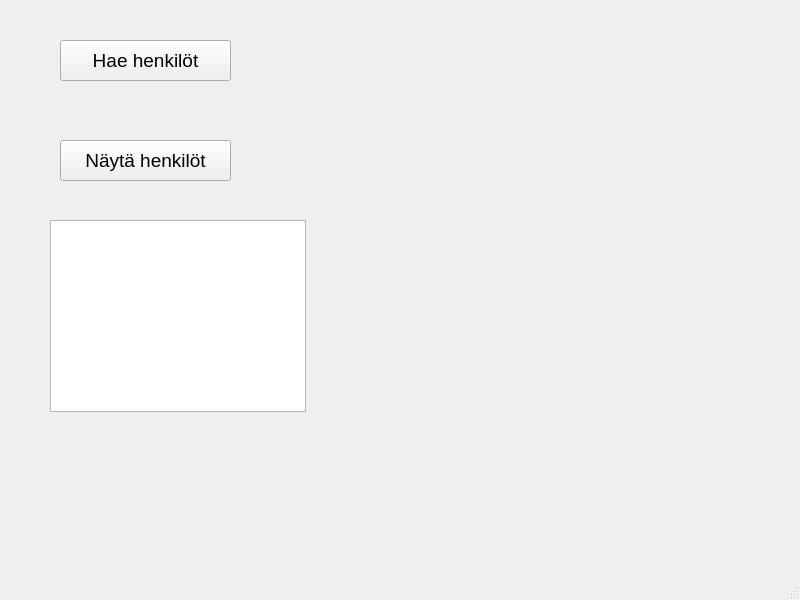
<?xml version="1.0" encoding="UTF-8"?>
<ui version="4.0">
 <class>MainWindow</class>
 <widget class="QMainWindow" name="MainWindow">
  <property name="geometry">
   <rect>
    <x>0</x>
    <y>0</y>
    <width>800</width>
    <height>600</height>
   </rect>
  </property>
  <property name="windowTitle">
   <string>MainWindow</string>
  </property>
  <widget class="QWidget" name="centralwidget">
   <widget class="QPushButton" name="btnGetPersons">
    <property name="geometry">
     <rect>
      <x>60</x>
      <y>40</y>
      <width>171</width>
      <height>41</height>
     </rect>
    </property>
    <property name="font">
     <font>
      <pointsize>14</pointsize>
     </font>
    </property>
    <property name="text">
     <string>Hae henkilöt</string>
    </property>
   </widget>
   <widget class="QPushButton" name="btnShowPersons">
    <property name="geometry">
     <rect>
      <x>60</x>
      <y>140</y>
      <width>171</width>
      <height>41</height>
     </rect>
    </property>
    <property name="font">
     <font>
      <pointsize>14</pointsize>
     </font>
    </property>
    <property name="text">
     <string>Näytä henkilöt</string>
    </property>
   </widget>
   <widget class="QTableView" name="tablePersons">
    <property name="geometry">
     <rect>
      <x>50</x>
      <y>220</y>
      <width>256</width>
      <height>192</height>
     </rect>
    </property>
   </widget>
  </widget>
  <widget class="QMenuBar" name="menubar">
   <property name="geometry">
    <rect>
     <x>0</x>
     <y>0</y>
     <width>800</width>
     <height>22</height>
    </rect>
   </property>
  </widget>
  <widget class="QStatusBar" name="statusbar"/>
 </widget>
 <resources/>
 <connections/>
</ui>
